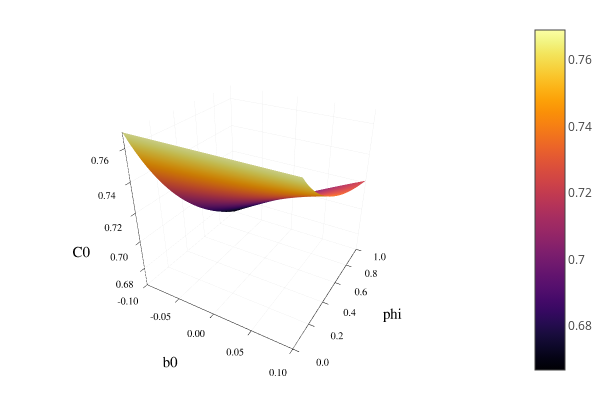

Notebook code cell kept with this figure:
### Code cell
plotly()
b0 = range(-0.1, stop=0.1, length=10)

C0, N0 = timeZeroAllocation(G[1], phi, b0)

plot(b0, phi, C0, linetype=:surface,
    xlabel= "b0",
    ylabel= "phi",
    zlabel= "C0")

### Figure 1 — Plotly figure (JSON) as saved in the notebook; plotly's stock layout.template omitted (floating-point values rounded to 4 significant figures; data arrays with more than 128 entries replaced by an {"elided": "..."} marker saying what was removed)
{"data": [{"colorbar": {"title": ""}, "colorscale": [[0, "rgba(0, 0, 4, 1.000)"], [0.03448, "rgba(4, 3, 20, 1.000)"], [0.06897, "rgba(13, 8, 41, 1.000)"], [0.1034, "rgba(24, 12, 60, 1.000)"], [0.1379, "rgba(38, 12, 81, 1.000)"], [0.1724, "rgba(54, 9, 97, 1.000)"], [0.2069, "rgba(69, 10, 105, 1.000)"], [0.2414, "rgba(84, 15, 109, 1.000)"], [0.2759, "rgba(97, 19, 110, 1.000)"], [0.3103, "rgba(111, 25, 110, 1.000)"], [0.3448, "rgba(125, 30, 109, 1.000)"], [0.3793, "rgba(140, 35, 105, 1.000)"], [0.4138, "rgba(154, 40, 101, 1.000)"], [0.4483, "rgba(166, 45, 96, 1.000)"], [0.4828, "rgba(180, 51, 89, 1.000)"], [0.5172, "rgba(193, 58, 80, 1.000)"], [0.5517, "rgba(206, 67, 71, 1.000)"], [0.5862, "rgba(216, 76, 62, 1.000)"], [0.6207, "rgba(226, 87, 52, 1.000)"], [0.6552, "rgba(235, 100, 41, 1.000)"], [0.6897, "rgba(241, 115, 29, 1.000)"], [0.7241, "rgba(247, 130, 18, 1.000)"], [0.7586, "rgba(250, 144, 8, 1.000)"], [0.7931, "rgba(252, 161, 8, 1.000)"], [0.8276, "rgba(252, 178, 22, 1.000)"], [0.8621, "rgba(250, 196, 42, 1.000)"], [0.8966, "rgba(246, 213, 67, 1.000)"], [0.931, "rgba(243, 229, 93, 1.000)"], [0.9655, "rgba(242, 244, 130, 1.000)"], [1, "rgba(252, 255, 164, 1.000)"]], "name": "y1", "opacity": null, "showlegend": false, "showscale": true, "type": "surface", "x": [-0.1, -0.07778, -0.05556, -0.03333, -0.01111, 0.01111, 0.03333, 0.05556, 0.07778, 0.1], "xaxis": "x1", "y": [0, 0.03448, 0.06897, 0.1034, 0.1379, 0.1724, 0.2069, 0.2414, 0.2759, 0.3103, 0.3448, 0.3793, 0.4138, 0.4483, 0.4828, 0.5172, 0.5517, 0.5862, 0.6207, 0.6552, 0.6897, 0.7241, 0.7586, 0.7931, 0.8276, 0.8621, 0.8966, 0.931, 0.9655, 1], "yaxis": "y1", "z": {"elided": "30x10 float values"}, "zmax": 0.7691, "zmin": 0.6668}], "layout": {"annotations": [], "height": 400, "legend": {"bgcolor": "rgba(255, 255, 255, 1.000)", "bordercolor": "rgba(0, 0, 0, 1.000)", "font": {"color": "rgba(0, 0, 0, 1.000)", "family": "sans-serif", "size": 11}, "tracegroupgap": 0, "x": 1, "y": 1}, "margin": {"b": 20, "l": 0, "r": 0, "t": 20}, "paper_bgcolor": "rgba(255, 255, 255, 1.000)", "plot_bgcolor": "rgba(255, 255, 255, 1.000)", "scene": {"camera": {"eye": {"x": 1.126, "y": -1.95, "z": 1.3}}, "xaxis": {"anchor": "y1", "domain": [0.07647, 0.9934], "gridcolor": "rgba(0, 0, 0, 0.100)", "gridwidth": 0.5, "linecolor": "rgba(0, 0, 0, 1.000)", "mirror": false, "range": [-0.1, 0.1], "showgrid": true, "showline": true, "showticklabels": true, "tickangle": 0, "tickcolor": "rgb(0, 0, 0)", "tickfont": {"color": "rgba(0, 0, 0, 1.000)", "family": "sans-serif", "size": 11}, "tickmode": "array", "ticks": "inside", "ticktext": ["-0.10", "-0.05", "0.00", "0.05", "0.10"], "tickvals": [-0.1, -0.05, 0, 0.05, 0.1], "title": "b0", "titlefont": {"color": "rgba(0, 0, 0, 1.000)", "family": "sans-serif", "size": 15}, "type": "-", "visible": true, "zeroline": false, "zerolinecolor": "rgba(0, 0, 0, 1.000)"}, "yaxis": {"anchor": "x1", "domain": [0.07581, 0.9902], "gridcolor": "rgba(0, 0, 0, 0.100)", "gridwidth": 0.5, "linecolor": "rgba(0, 0, 0, 1.000)", "mirror": false, "range": [0, 1], "showgrid": true, "showline": true, "showticklabels": true, "tickangle": 0, "tickcolor": "rgb(0, 0, 0)", "tickfont": {"color": "rgba(0, 0, 0, 1.000)", "family": "sans-serif", "size": 11}, "tickmode": "array", "ticks": "inside", "ticktext": ["0.0", "0.2", "0.4", "0.6", "0.8", "1.0"], "tickvals": [0, 0.2, 0.4, 0.6, 0.8, 1], "title": "phi", "titlefont": {"color": "rgba(0, 0, 0, 1.000)", "family": "sans-serif", "size": 15}, "type": "-", "visible": true, "zeroline": false, "zerolinecolor": "rgba(0, 0, 0, 1.000)"}, "zaxis": {"gridcolor": "rgba(0, 0, 0, 0.100)", "gridwidth": 0.5, "linecolor": "rgba(0, 0, 0, 1.000)", "mirror": false, "range": [0.6668, 0.7691], "showgrid": true, "showline": true, "showticklabels": true, "tickangle": 0, "tickcolor": "rgb(0, 0, 0)", "tickfont": {"color": "rgba(0, 0, 0, 1.000)", "family": "sans-serif", "size": 11}, "tickmode": "array", "ticks": "inside", "ticktext": ["0.68", "0.70", "0.72", "0.74", "0.76"], "tickvals": [0.68, 0.7, 0.72, 0.74, 0.76], "title": "C0", "titlefont": {"color": "rgba(0, 0, 0, 1.000)", "family": "sans-serif", "size": 15}, "type": "-", "visible": true, "zeroline": false, "zerolinecolor": "rgba(0, 0, 0, 1.000)"}}, "showlegend": true, "width": 600}}
